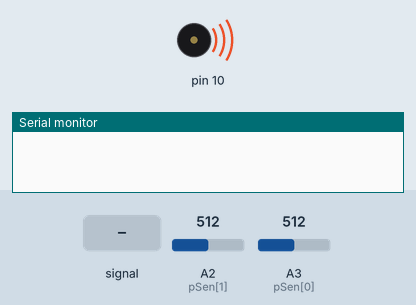
The sketch below on a simulated Arduino Uno, built with avr-gcc and run on an emulated ATmega328P. On the bench: buzzer (waves = sounding), the last lines printed to the serial monitor. The inputs (shaded band) are chosen by the test bench; at power-on: A2 (pSen[1]) = 512, A3 (pSen[0]) = 512.

Above: at 0.1 s.
At 8.7 s:
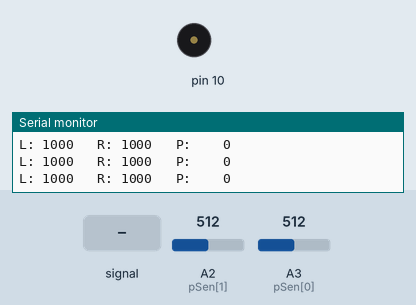
8.8 s: A2 (pSen[1]) fed a 200 Hz sine of ±81 counts around its level
10.9 s: A3 (pSen[0]) fed a 200 Hz sine of ±81 counts around its level
12.8 s: A2 (pSen[1]) set to 716
14.8 s: A3 (pSen[0]) set to 490
17.8 s: A2 (pSen[1]) fed a 2 Hz sine of ±306 counts around its level
19.9 s: A3 (pSen[0]) fed a 1000 Hz sine of ±255 counts around its level
Timing chart, 0 to 22.6 s (numbered marks = the images above; inputs shaded):
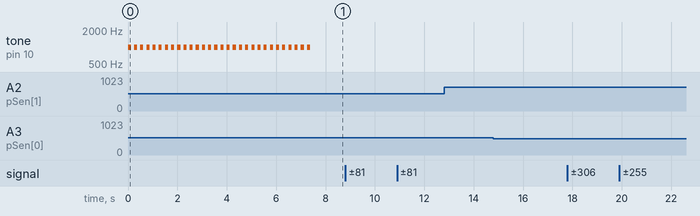

The sketch:

Sensors_Test.ino
```cpp
/*
By DrakerDG (c)

Follow me:
Youtube: https://youtube.com/user/DrakerDG
Facebook: https://www.facebook.com/DrakerDG
Instagram: https://www.instagram.com/drakerdgx
*/

// Sensor Pins
const byte pSen[2] = {17, 16};

int sen_max[] = {300,300};
int sen_min[] = {300,300};
int sen_val[] = {0,0};
#define KS 1000
int online = 0;

// Base Speed Motors
#define SpBase 140 //140

// PID constants
float Kp = 0; // 0.020;
float Ki = 0; // 0.001;
float Kd = 0; // 0.010;
long P=0, I=0, D=0, PID=0, P_old=0;

int i = 0;

void sensor_cal(void);
void sensor_val(void);

void setup() {
  Serial.begin(9600);
  while (!Serial) {;}
  sensor_cal();
}

void loop() {
  sensor_val();

}

void sensor_cal(){
  int senx = 0;
  for (int j = 0; j < 30000; j++){
    if ((j % 1000) == 0) tone(10, 1000);
    else if ((j % 500) == 0) noTone(10);
    for (i = 0; i < 2; i++){
      senx = analogRead(pSen[i]);
      if (senx < sen_min[i]) sen_min[i] = senx;
      if (senx > sen_max[i]) sen_max[i] = senx;
    }
  }
  noTone(10);
}

void sensor_val(){
  online = 0;
  unsigned long avgS = 0;
  unsigned int sumS = 0;

  for(i = 0; i < 2; i++){
    sen_val[i] = analogRead(pSen[i]);
    sen_val[i] = map(sen_val[i], sen_min[i], sen_max[i], 0, KS);
    sen_val[i] = constrain(sen_val[i], 0, KS);
    if (sen_val[i]>500) online = 1;
    if (sen_val[i]>50){
      avgS += (long)sen_val[i]*(i*KS);
      sumS += sen_val[i];
    }
  }
  if (online) P = avgS/sumS - 500;

  else if(P < 0.5) P = -500;
  else P = 500;

  // Only to sensors test //
  char DataX[100];
  sprintf(DataX,"L: %4d   R: %4d   P: %4d", sen_val[0], sen_val[1], P);
  Serial.println(DataX);
}
```
